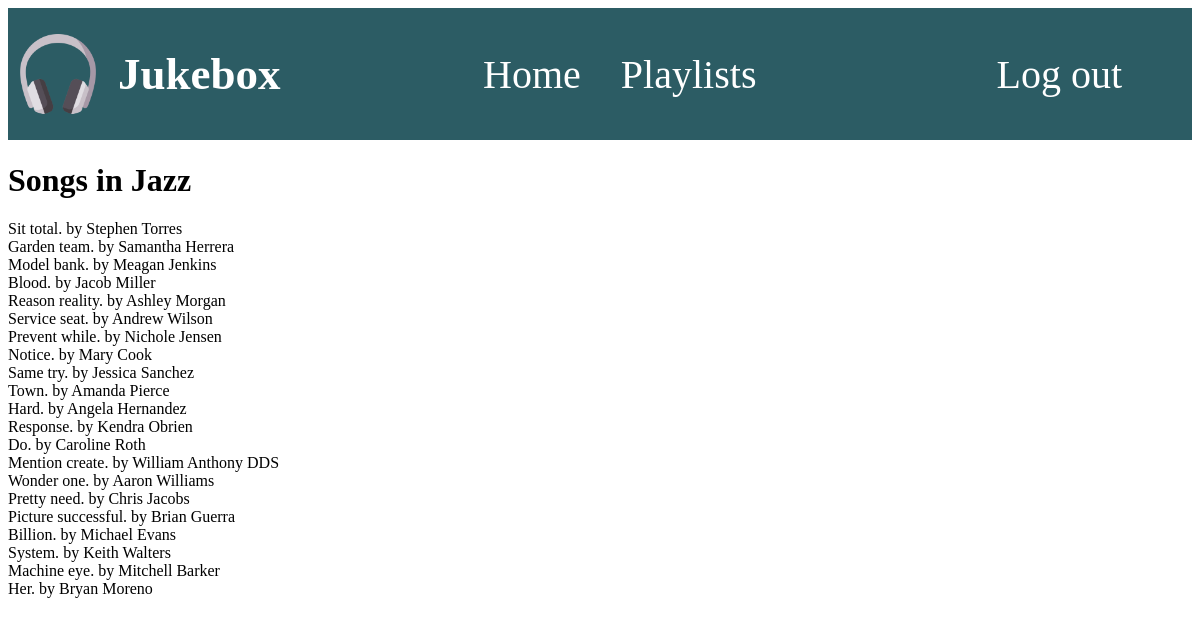
The page /app/genre/19/ on the database its author committed.
### app/models.py (models this page shows, shortened)
class Genre(models.Model):
    name = models.CharField(max_length=255)
    image = models.ImageField(null=True, blank=True)  # Add image field

class Song(models.Model):
    title = models.CharField(max_length=255)
    artist = models.CharField(max_length=255)
    genre = models.ForeignKey(Genre, on_delete=models.CASCADE)

### app/views.py (the view)
# urls.py: path('genre/<int:genre_id>/', views.genre_detail, name='genre_detail'),
def genre_detail(request, genre_id):
    genre = get_object_or_404(Genre, id=genre_id)
    songs = Song.objects.filter(genre=genre)
    return render(request, 'app/genre_detail.html', {'genre': genre, 'songs': songs})

### app/templates/app/genre_detail.html (shortened to what this page needs)
{% extends 'app/home.html' %}
{% block content %}
<div class="song_parent">
<h1>Songs in {{ genre.name }}</h1>
    {% for song in songs %}
        <div class="Song_box">
            {{ song.title }} by {{ song.artist }} <br>
        </div>
    {% empty %}
        No songs available in this genre.
    {% endfor %}
</div>
{% endblock %}

### rows shown on the page
Genre: name "Jazz"
Song: title "Sit total.", artist "Stephen Torres"
Song: title "Garden team.", artist "Samantha Herrera"
Song: title "Model bank.", artist "Meagan Jenkins"
Song: title "Blood.", artist "Jacob Miller"
Song: title "Reason reality.", artist "Ashley Morgan"
Song: title "Service seat.", artist "Andrew Wilson"
Song: title "Prevent while.", artist "Nichole Jensen"
Song: title "Notice.", artist "Mary Cook"
Song: title "Same try.", artist "Jessica Sanchez"
Song: title "Town.", artist "Amanda Pierce"
Song: title "Hard.", artist "Angela Hernandez"
Song: title "Response.", artist "Kendra Obrien"
Song: title "Do.", artist "Caroline Roth"
Song: title "Mention create.", artist "William Anthony DDS"
Song: title "Wonder one.", artist "Aaron Williams"
Song: title "Pretty need.", artist "Chris Jacobs"
Song: title "Picture successful.", artist "Brian Guerra"
Song: title "Billion.", artist "Michael Evans"
Song: title "System.", artist "Keith Walters"
Song: title "Machine eye.", artist "Mitchell Barker"
Song: title "Her.", artist "Bryan Moreno"
